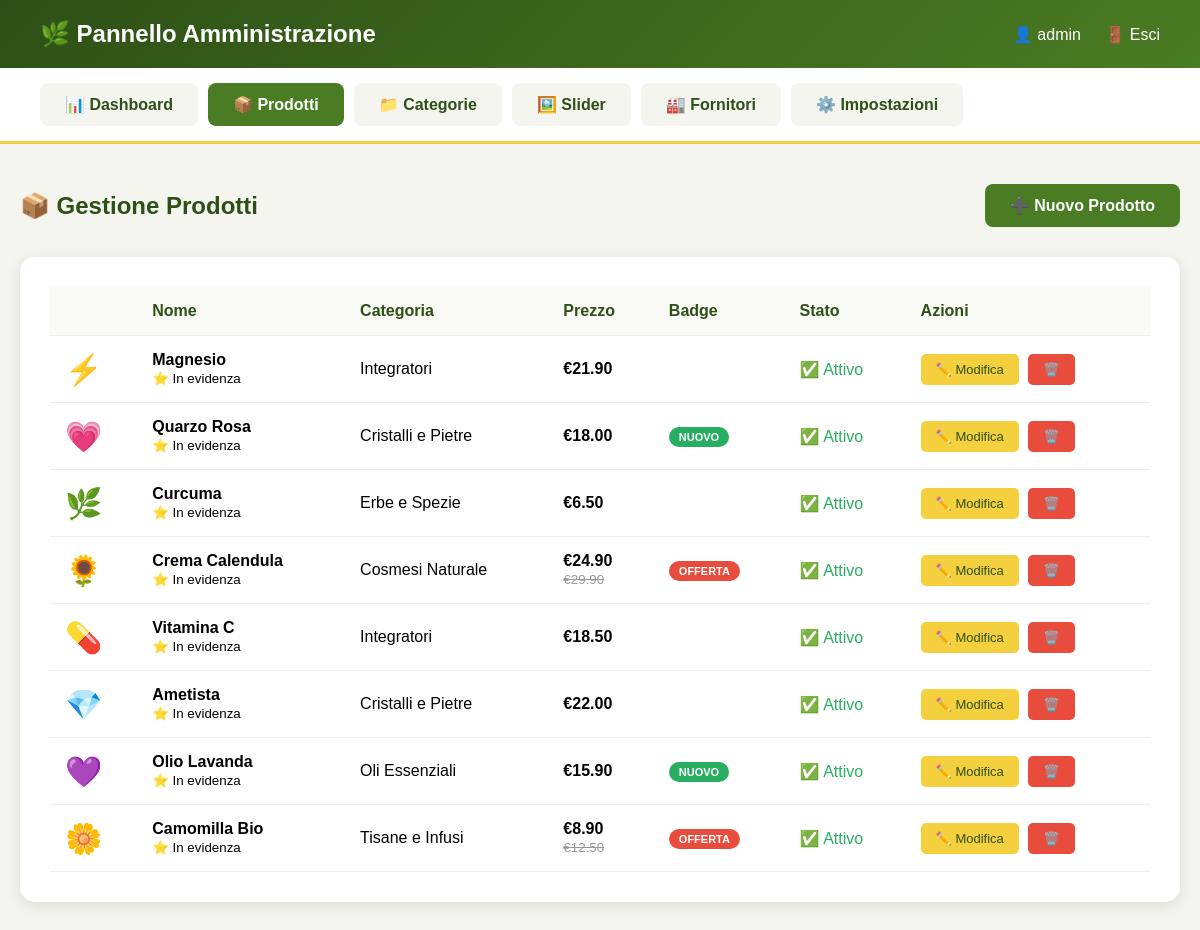
/admin/prodotti.php (signed in), run on the app's committed database.
### tables this page shows
CREATE TABLE prodotti (
    id INT AUTO_INCREMENT PRIMARY KEY,
    nome VARCHAR(200) NOT NULL,
    descrizione TEXT,
    prezzo DECIMAL(10,2) NOT NULL,
    prezzo_originale DECIMAL(10,2) DEFAULT NULL,
    icona VARCHAR(10) DEFAULT '🌿',
    categoria_id INT,
    badge VARCHAR(50) DEFAULT NULL,
    in_evidenza BOOLEAN DEFAULT FALSE,
    attivo BOOLEAN DEFAULT TRUE,
    created_at TIMESTAMP DEFAULT CURRENT_TIMESTAMP,
    FOREIGN KEY (categoria_id) REFERENCES categorie(id)
);

CREATE TABLE categorie (
    id INT AUTO_INCREMENT PRIMARY KEY,
    nome VARCHAR(100) NOT NULL,
    slug VARCHAR(100) NOT NULL,
    icona VARCHAR(10) DEFAULT '🌿',
    ordine INT DEFAULT 0
);

### admin/prodotti.php (the view, shortened to what this page needs)
<?php
require_once '../config.php';
$prodotti = $pdo->query("SELECT p.*, c.nome as categoria_nome FROM prodotti p LEFT JOIN categorie c ON p.categoria_id = c.id ORDER BY p.id DESC")->fetchAll();
?>
<!DOCTYPE html>
<html lang="it">
<head>
</head>
<body>
    <div class="admin-header">
        <h1>🌿 Pannello Amministrazione</h1>
        <div>
            <span>👤 <?php echo $_SESSION['admin_user']; ?></span>
            <a href="logout.php">🚪 Esci</a>
        </div>
    </div>
    <nav class="admin-nav">
        <a href="dashboard.php">📊 Dashboard</a>
        <a href="prodotti.php" class="active">📦 Prodotti</a>
        <a href="categorie.php">📁 Categorie</a>
        <a href="slider.php">🖼️ Slider</a>
        <a href="fornitori.php">🏭 Fornitori</a>
        <a href="impostazioni.php">⚙️ Impostazioni</a>
    </nav>
    <main>
        <div class="page-header">
            <h2>📦 Gestione Prodotti</h2>
            <a href="prodotti.php?action=new" class="btn-new">➕ Nuovo Prodotto</a>
        </div>
        <div class="card">
            <table>
                <thead>
                    <tr>
                        <th></th>
                        <th>Nome</th>
                        <th>Categoria</th>
                        <th>Prezzo</th>
                        <th>Badge</th>
                        <th>Stato</th>
                        <th>Azioni</th>
                    </tr>
                </thead>
                <tbody>
                    <?php foreach ($prodotti as $p): ?>
                    <tr>
                        <td class="product-icon"><?php echo $p['icona']; ?></td>
                        <td>
                            <strong><?php echo $p['nome']; ?></strong>
                            <?php if ($p['in_evidenza']): ?><br><small>⭐ In evidenza</small><?php endif; ?>
                        </td>
                        <td><?php echo $p['categoria_nome'] ?? '-'; ?></td>
                        <td>
                            <strong>€<?php echo number_format($p['prezzo'], 2); ?></strong>
                            <?php if ($p['prezzo_originale']): ?>
                            <br><small style="text-decoration: line-through; color: #999;">€<?php echo number_format($p['prezzo_originale'], 2); ?></small>
                            <?php endif; ?>
                        </td>
                        <td>
                            <?php if ($p['badge']): ?>
                            <span class="badge badge-<?php echo strtolower($p['badge']); ?>"><?php echo $p['badge']; ?></span>
                            <?php endif; ?>
                        </td>
                        <td class="<?php echo $p['attivo'] ? 'status-active' : 'status-inactive'; ?>">
                            <?php echo $p['attivo'] ? '✅ Attivo' : '❌ Disattivo'; ?>
                        </td>
                        <td class="actions">
                            <a href="prodotti.php?edit=<?php echo $p['id']; ?>" class="edit">✏️ Modifica</a>
                            <a href="prodotti.php?delete=<?php echo $p['id']; ?>" class="delete" onclick="return confirm('Eliminare questo prodotto?')">🗑️</a>
                        </td>
                    </tr>
                    <?php endforeach; ?>
                </tbody>
            </table>
        </div>
    </main>
</body>
</html>

### admin/prodotti.php (style rules this page uses)
* { margin: 0; padding: 0; box-sizing: border-box; }
body { font-family: Arial, sans-serif; background: #f5f5f0; }
.admin-header { background: linear-gradient(135deg, #2d5016 0%, #4a7c23 100%); color: white; padding: 20px 40px; display: flex; justify-content: space-between; align-items: center; }
.admin-header h1 { font-size: 24px; }
.admin-header a { color: white; text-decoration: none; margin-left: 20px; }
.admin-nav { background: white; padding: 15px 40px; border-bottom: 3px solid #f4d03f; display: flex; gap: 10px; }
.admin-nav a { padding: 12px 25px; background: #f5f5f0; color: #2d5016; text-decoration: none; border-radius: 8px; font-weight: 600; }
.admin-nav a:hover, .admin-nav a.active { background: #4a7c23; color: white; }
main { max-width: 1200px; margin: 40px auto; padding: 0 20px; }
.page-header { display: flex; justify-content: space-between; align-items: center; margin-bottom: 30px; }
.page-header h2 { color: #2d5016; }
.btn-new { background: #4a7c23; color: white; padding: 12px 25px; border-radius: 8px; text-decoration: none; font-weight: 600; }
.card { background: white; border-radius: 15px; padding: 30px; box-shadow: 0 4px 15px rgba(0,0,0,0.1); margin-bottom: 30px; }
table { width: 100%; border-collapse: collapse; }
th, td { padding: 15px; text-align: left; border-bottom: 1px solid #eee; }
th { background: #f9f9f5; color: #2d5016; font-weight: 600; }
.product-icon { font-size: 30px; }
.badge { padding: 4px 10px; border-radius: 15px; font-size: 11px; font-weight: bold; }
.badge-offerta { background: #e74c3c; color: white; }
.badge-nuovo { background: #27ae60; color: white; }
.status-active { color: #27ae60; }
.actions a { display: inline-block; padding: 8px 15px; margin-right: 5px; border-radius: 5px; text-decoration: none; font-size: 13px; }
.actions .edit { background: #f4d03f; color: #2d5016; }
.actions .delete { background: #e74c3c; color: white; }

### data on the page
prodotti: icona "⚡", nome "Magnesio", in_evidenza "⭐ In evidenza", categoria.nome "Integratori", prezzo "21.90", attivo "✅ Attivo"
prodotti: icona "💗", nome "Quarzo Rosa", in_evidenza "⭐ In evidenza", categoria.nome "Cristalli e Pietre", prezzo "18.00", badge "NUOVO", attivo "✅ Attivo"
prodotti: icona "🌿", nome "Curcuma", in_evidenza "⭐ In evidenza", categoria.nome "Erbe e Spezie", prezzo "6.50", attivo "✅ Attivo"
prodotti: icona "🌻", nome "Crema Calendula", in_evidenza "⭐ In evidenza", categoria.nome "Cosmesi Naturale", prezzo "24.90", prezzo_originale "29.90", badge "OFFERTA", attivo "✅ Attivo"
prodotti: icona "💊", nome "Vitamina C", in_evidenza "⭐ In evidenza", categoria.nome "Integratori", prezzo "18.50", attivo "✅ Attivo"
prodotti: icona "💎", nome "Ametista", in_evidenza "⭐ In evidenza", categoria.nome "Cristalli e Pietre", prezzo "22.00", attivo "✅ Attivo"
prodotti: icona "💜", nome "Olio Lavanda", in_evidenza "⭐ In evidenza", categoria.nome "Oli Essenziali", prezzo "15.90", badge "NUOVO", attivo "✅ Attivo"
prodotti: icona "🌼", nome "Camomilla Bio", in_evidenza "⭐ In evidenza", categoria.nome "Tisane e Infusi", prezzo "8.90", prezzo_originale "12.50", badge "OFFERTA", attivo "✅ Attivo"

### other printed values
$_SESSION['admin_user'] "admin"
